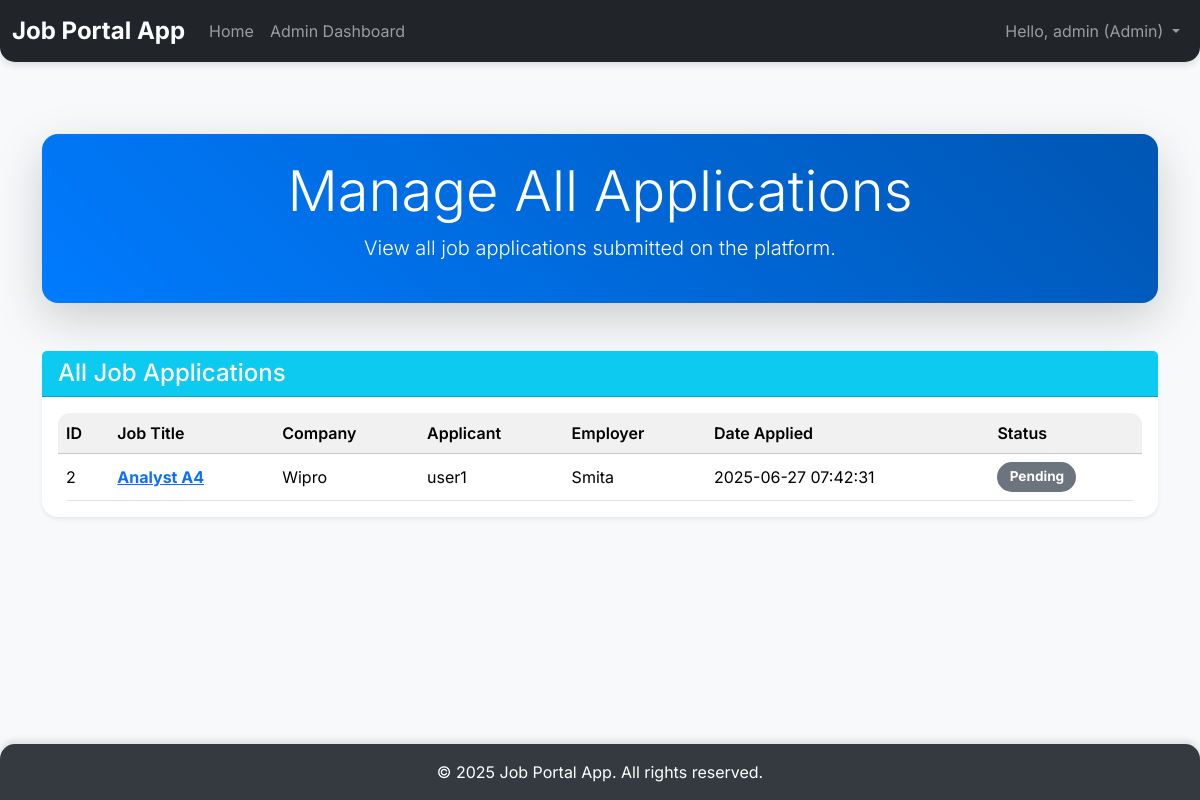
Page /admin/manage_applications (signed in) on the committed database.
### tables this page shows
CREATE TABLE applications (
            id INTEGER PRIMARY KEY AUTOINCREMENT,
            job_id INTEGER NOT NULL,
            seeker_id INTEGER NOT NULL,
            application_date TIMESTAMP DEFAULT CURRENT_TIMESTAMP,
            status TEXT DEFAULT 'pending' CHECK (status IN ('pending', 'accepted', 'rejected')),
            FOREIGN KEY (job_id) REFERENCES jobs (id),
            FOREIGN KEY (seeker_id) REFERENCES users (id)
        );

CREATE TABLE jobs (
            id INTEGER PRIMARY KEY AUTOINCREMENT,
            employer_id INTEGER NOT NULL,
            title TEXT NOT NULL,
            description TEXT NOT NULL,
            salary TEXT,
            location TEXT,
            category TEXT,
            company TEXT,
            FOREIGN KEY (employer_id) REFERENCES users (id)
        );

CREATE TABLE users (
            id INTEGER PRIMARY KEY AUTOINCREMENT,
            username TEXT UNIQUE NOT NULL,
            password_hash TEXT NOT NULL,
            role TEXT NOT NULL CHECK (role IN ('job_seeker', 'employer', 'admin'))
        );

### app.py (the view)
@app.route('/admin/manage_applications')
@login_required
@role_required('admin')
def manage_applications():
    db = get_db()
    cursor = db.cursor()
    applications = cursor.execute('''
        SELECT a.*, j.title AS job_title, j.company, u_seeker.username AS seeker_username, u_employer.username AS employer_username
        FROM applications a
        JOIN jobs j ON a.job_id = j.id
        JOIN users u_seeker ON a.seeker_id = u_seeker.id
        JOIN users u_employer ON j.employer_id = u_employer.id
        ORDER BY a.application_date DESC
    ''').fetchall()
    return render_template('manage_applications.html', applications=applications)

### app.py (called while the page is built)
def get_db():
    if 'db' not in g:
        g.db = sqlite3.connect(DATABASE)
        g.db.row_factory = sqlite3.Row  # This allows accessing columns by name
    return g.db

@app.context_processor
def inject_current_year():
    return {'current_year': datetime.datetime.now().year}

def login_required(f):
    @wraps(f)
    def decorated_function(*args, **kwargs):
        if 'user_id' not in session:
            flash('Please log in to access this page.', 'danger')
            return redirect(url_for('login'))
        return f(*args, **kwargs)
    return decorated_function

def role_required(role_name):
    def decorator(f):
        @wraps(f)
        def decorated_function(*args, **kwargs):
            if 'role' not in session or session['role'] != role_name:
                flash(f'You do not have permission to access this page. {role_name} role required.', 'danger')
                return redirect(url_for('index'))
            return f(*args, **kwargs)
        return decorated_function
    return decorator

### templates/manage_applications.html (shortened to what this page needs)
{% extends 'base.html' %}
{% block content %}
<div class="admin-header text-center my-5 p-4 bg-dark text-white rounded-lg shadow-lg">
    <h1 class="display-4">Manage All Applications</h1>
    <p class="lead">View all job applications submitted on the platform.</p>
</div>
<div class="card shadow-sm rounded-lg">
    <div class="card-header bg-info text-white rounded-top-lg">
        <h4 class="mb-0">All Job Applications</h4>
    </div>
    <div class="card-body">
        {% if applications %}
            <div class="table-responsive">
                <table class="table table-hover align-middle">
                    <thead class="table-light">
                        <tr>
                            <th scope="col">ID</th>
                            <th scope="col">Job Title</th>
                            <th scope="col">Company</th>
                            <th scope="col">Applicant</th>
                            <th scope="col">Employer</th>
                            <th scope="col">Date Applied</th>
                            <th scope="col">Status</th>
                        </tr>
                    </thead>
                    <tbody>
                        {% for app in applications %}
                        <tr>
                            <td>{{ app.id }}</td>
                            <td><a href="{{ url_for('job_detail', job_id=app.job_id) }}" class="text-primary fw-bold">{{ app.job_title }}</a></td>
                            <td>{{ app.company }}</td>
                            <td>{{ app.seeker_username }}</td>
                            <td>{{ app.employer_username }}</td>
                            <td>{{ app.application_date }}</td>
                            <td>
                                <span class="badge rounded-pill bg-{% if app.status == 'pending' %}secondary{% elif app.status == 'accepted' %}success{% else %}danger{% endif %}">
                                    {{ app.status.title() }}
                                </span>
                            </td>
                        </tr>
                        {% endfor %}
                    </tbody>
                </table>
            </div>
        {% else %}
            <div class="alert alert-info text-center rounded p-3" role="alert">
                No job applications found.
            </div>
        {% endif %}
    </div>
</div>
{% endblock %}

### static/css/style.css (style rules this page uses)
body { font-family: 'Inter', sans-serif; background-color: #f8f9fa; display: flex; flex-direction: column; min-height: 100vh; }
.card { border-radius: 1rem !important; border: none; }
.badge { padding: 0.6em 0.9em; font-size: 0.85em; border-radius: 1rem !important; }
.dashboard-header, .admin-dashboard-header, .admin-header { background: linear-gradient(45deg, #007bff, #0056b3); color: white; padding: 2.5rem; border-radius: 1rem; box-shadow: 0 0.5rem 1rem rgba(0, 0, 0, 0.2); }
.table-responsive { border-radius: 0.75rem; overflow: hidden; }
.table { margin-bottom: 0; }
.table thead th { background-color: #f1f1f1; font-weight: 600; }

### rows in the picture
applications: id "2", job_title "Analyst A4", company "Wipro", seeker_username "user1", employer_username "Smita", application_date "2025-06-27 07:42:31", status "Pending"

### other values in the picture
{{ session['username'] }} "admin"
{{ session['role'].replace('_', ' ').title() }} "Admin"
